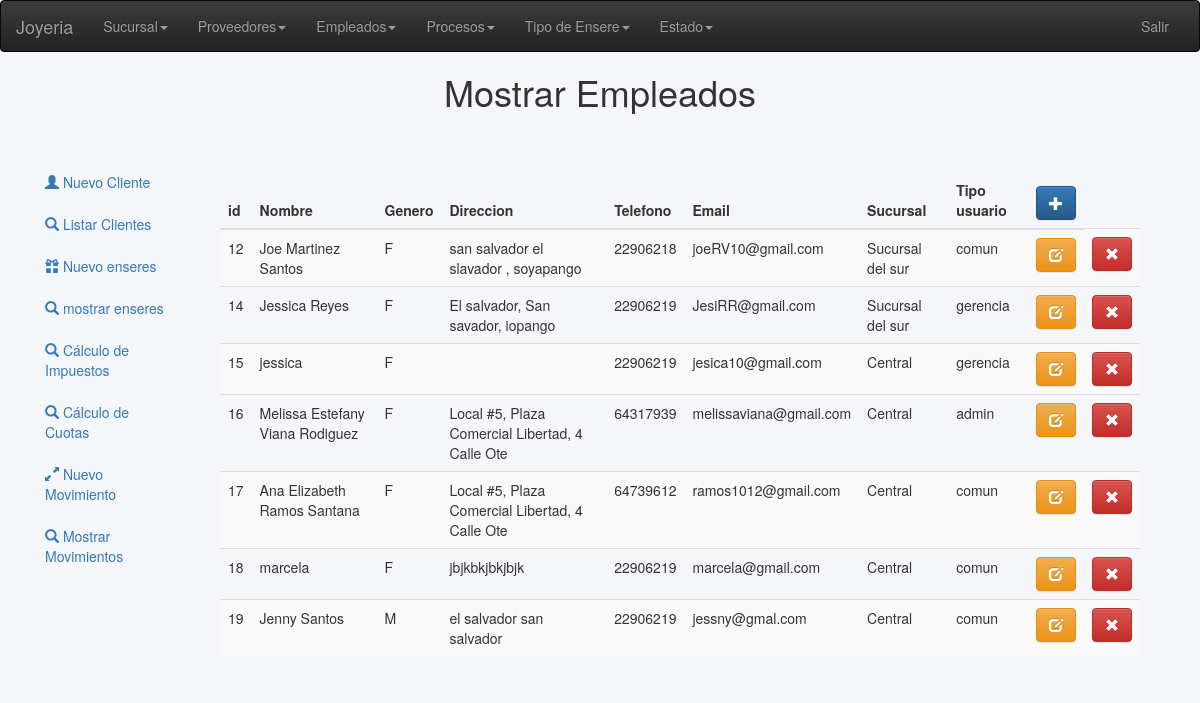
The app's page /views/empleado/mostrar.php (signed in) with its own data.
### tables this page shows
CREATE TABLE `empleados` (
  `id_empleado` int(11) NOT NULL,
  `nombre` varchar(50) NOT NULL,
  `genero` varchar(2) DEFAULT NULL,
  `direccion` varchar(50) DEFAULT NULL,
  `telefono` varchar(9) NOT NULL,
  `email` varchar(50) NOT NULL,
  `idsucursal` int(11) DEFAULT NULL,
  `usuario` varchar(15) NOT NULL,
  `pass` varchar(10) NOT NULL,
  `tipo` varchar(15) NOT NULL
);

CREATE TABLE `sucursal` (
  `idsucursal` int(11) NOT NULL,
  `nombre` varchar(20) DEFAULT NULL,
  `direccion` varchar(50) DEFAULT NULL
);

### views/empleado/mostrar.php (the view, shortened to what this page needs)
<?php   require('../head.php') ?>
<body style="background: #f5f6fa;">
    <?php   require('../header.php') ?>
    <h1 style="margin: 0 auto; display: block; text-align: center;">Mostrar Empleados</h1>
    <section class="prueba container-fluid" style="margin-top: 50px; height: 335px;">
        <div class="row col-lg-12">
        <aside class="col-lg-2">
            <?php   require('../aside.php') ?>
        </aside>
            <div class="contenedor col-lg-10">
<table class="table table-striped" id="demo" style="margin-top: 10px;">
<thead>
<tr>
<th>id</th>
<th>Nombre</th>
<th>Genero</th>
<th>Direccion</th>
<th>Telefono</th>
<th>Email</th>
<th>Sucursal</th>
<th>Tipo usuario</th>
<th><a href="nuevo.php" class="btn btn-primary"title="Nuevo"><i class='glyphicon glyphicon-plus'></i></a></th>
</tr>
</thead>
<tbody id="table">
<?php
$md = new Model();
            $cn = $md->getConexion();
            $sqlMostrar = "SELECT empleados.*, sucursal.nombre as sucursal FROM empleados INNER JOIN sucursal on sucursal.idsucursal = empleados.idsucursal";
            $res = mysqli_query($cn,$sqlMostrar);
            while($row = mysqli_fetch_assoc($res)){
            echo "<tr><td>". $row['id_empleado'] . " </td><td> ";
            echo $row['nombre'] . "</td><td>";
            echo $row['genero'] . "</td><td>";
            echo $row['direccion']."</td><td>";
            echo $row['telefono']."</td><td>";
            echo $row['email']."</td><td>";
            echo $row['sucursal'] . "</td><td>";
            echo $row['tipo']."</td><td>";
            echo "<a href='modificar.php?id=".$row['id_empleado']."' class='btn btn-warning' title='Modificar'><i class='glyphicon glyphicon-edit'></i></a></td><td>";
            echo "<a href='../../controller_empleado.php?op=eliminar&id=".$row['id_empleado']."' class='btn btn-danger' title='Eliminar'>
            <i class='glyphicon glyphicon-remove'></i></a>";
            echo "</td></tr>\n";
        }
?>
</tbody>
</table>
</div>
</div>
    </section>

### views/head.php (shortened to what this page needs)
<!DOCTYPE html>
<html lang="en">
<head>
<link rel="stylesheet" href="https://maxcdn.bootstrapcdn.com/bootstrap/3.3.7/css/bootstrap.min.css">
<link rel="stylesheet" href="https://maxcdn.bootstrapcdn.com/bootstrap/3.3.7/css/bootstrap-theme.min.css">
<link rel="stylesheet" href="//cdn.datatables.net/1.10.16/css/jquery.dataTables.min.css">
<link rel="stylesheet" href="https://maxcdn.bootstrapcdn.com/bootstrap/3.3.7/css/bootstrap.min.css">
<link rel="stylesheet" href="https://maxcdn.bootstrapcdn.com/bootstrap/3.3.7/css/bootstrap-theme.min.css">
</head>

### views/header.php (shortened to what this page needs)
<header>
	<nav class="navbar navbar-inverse">
  <div class="container-fluid">
    <div class="navbar-header">
      <a class="navbar-brand" href="#">Joyeria</a>
    </div>
    <?php
if ($_SESSION["tipo"]=="admin" ) {
  ?>
    <div class="collapse navbar-collapse" id="bs-example-navbar-collapse-1">
      <ul class="nav navbar-nav">
        <li class="dropdown">
          <a href="#" class="dropdown-toggle" data-toggle="dropdown" role="button" aria-haspopup="true" aria-expanded="false">Sucursal<span class="caret"></span></a>
        </li>
      </ul>
      <ul class="nav navbar-nav">
        <li class="dropdown">
          <a href="#" class="dropdown-toggle" data-toggle="dropdown" role="button" aria-haspopup="true" aria-expanded="false">Proveedores<span class="caret"></span></a>
        </li>
      </ul>
      <ul class="nav navbar-nav">
        <li class="dropdown">
          <a href="#" class="dropdown-toggle" data-toggle="dropdown" role="button" aria-haspopup="true" aria-expanded="false">Empleados<span class="caret"></span></a>
        </li>
      </ul>
        <?php
  }
   ?>
      <?php
      if ($_SESSION["tipo"]=="admin" || $_SESSION["tipo"]=="gerencia" ) {
    ?>
      <ul class="nav navbar-nav">
        <li class="dropdown">
          <a href="#" class="dropdown-toggle" data-toggle="dropdown" role="button" aria-haspopup="true" aria-expanded="false">Procesos<span class="caret"></span></a>
        </li>
      </ul>
      <ul class="nav navbar-nav">
        <li class="dropdown">
          <a href="#" class="dropdown-toggle" data-toggle="dropdown" role="button" aria-haspopup="true" aria-expanded="false">Tipo de Ensere<span class="caret"></span></a>
        </li>
      </ul>
      <ul class="nav navbar-nav">
        <li class="dropdown">
          <a href="#" class="dropdown-toggle" data-toggle="dropdown" role="button" aria-haspopup="true" aria-expanded="false">Estado<span class="caret"></span></a>
        </li>
      </ul>
  <?php
  }
   ?>
      <ul class="nav navbar-nav navbar-right">
        <li><a href="../../salir.php">Salir</a></li>
      </ul>
    </div>
  </div>
</nav>
	</header>

### views/aside.php (shortened to what this page needs)
<ul id="sidebar" class="nav nav-pills nav-stacked">
		<li><a href="../clientes/nuevo.php"><span class="glyphicon glyphicon-user"></span> Nuevo Cliente </a></li>
		<li><a href="../clientes/eliminar_modificar.php"><span class="glyphicon glyphicon-search"></span> Listar Clientes</a></li>
	<li><a href="../enseres/nuevo.php"><span class="glyphicon glyphicon-gift"></span>  Nuevo enseres</a></li>
    <li><a href="../enseres/eliminar.php"><span class="glyphicon glyphicon-search"></span>  mostrar enseres</a></li>
     <li><a href="../clientes/calculo_impuestos_clientes.php"><span class="glyphicon glyphicon-search"></span> C&aacute;lculo de Impuestos</a></li>
	 <li><a href="../clientes/calculo_cuotas_clientes.php"><span class="glyphicon glyphicon-search"></span> C&aacute;lculo de Cuotas</a></li>
    <li><a href="../clientesTransaccion/nuevo.php"><span class="glyphicon glyphicon-resize-full"></span>  Nuevo Movimiento</a></li>
    <li><a href="../clientesTransaccion/mostrar.php"><span class="glyphicon glyphicon-search"></span>  Mostrar Movimientos</a></li>
</ul>

### records on screen
empleados: id_empleado "12", nombre "Joe Martinez Santos", genero "F", direccion "san salvador el slavador , soyapango", telefono "22906218", email "joeRV10@gmail.com", idsucursal.nombre "Sucursal del sur", tipo "comun"
empleados: id_empleado "14", nombre "Jessica Reyes", genero "F", direccion "El salvador, San savador, iopango", telefono "22906219", email "JesiRR@gmail.com", idsucursal.nombre "Sucursal del sur", tipo "gerencia"
empleados: id_empleado "15", nombre "jessica", genero "F", telefono "22906219", email "jesica10@gmail.com", idsucursal.nombre "Central", tipo "gerencia"
empleados: id_empleado "16", nombre "Melissa Estefany Viana Rodiguez", genero "F", direccion "Local #5, Plaza Comercial Libertad, 4 Calle Ote", telefono "64317939", email "melissaviana@gmail.com", idsucursal.nombre "Central", tipo "admin"
empleados: id_empleado "17", nombre "Ana Elizabeth Ramos Santana", genero "F", direccion "Local #5, Plaza Comercial Libertad, 4 Calle Ote", telefono "64739612", email "ramos1012@gmail.com", idsucursal.nombre "Central", tipo "comun"
empleados: id_empleado "18", nombre "marcela", genero "F", direccion "jbjkbkjbkjbjk", telefono "22906219", email "marcela@gmail.com", idsucursal.nombre "Central", tipo "comun"
empleados: id_empleado "19", nombre "Jenny Santos", genero "M", direccion "el salvador san salvador", telefono "22906219", email "jessny@gmal.com", idsucursal.nombre "Central", tipo "comun"
